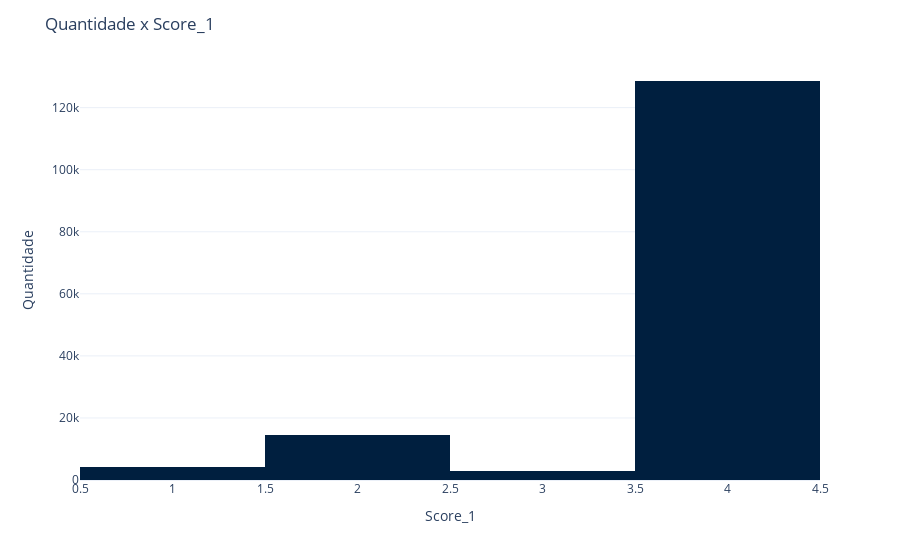

The cell this chart's notebook holds for it:
### Markdown cell above
As the variable score_1 ranges from 1 to 4, I will consider it categorical. Below is a bar chart representing this distribution.

### Code cell
import plotly.express as px
import plotly.graph_objects as go

# Assuming df is your DataFrame
fig = px.histogram(df, x='score_1', color_discrete_sequence=["#001F3F", "#AAAAAA", "#334C66", "#7D99A8", "#D0D0D0"])

fig.update_layout(
    template="plotly_white",
    xaxis_title="Score_1",
    yaxis_title="Quantidade",
    title="Quantidade x Score_1"
)

fig.show()

### Figure 1 — Plotly figure (JSON) as saved in the notebook; plotly's stock layout.template omitted (floating-point values rounded to 4 significant figures; data arrays with more than 128 entries replaced by an {"elided": "..."} marker saying what was removed)
{"data": [{"alignmentgroup": "True", "bingroup": "x", "hovertemplate": "score_1=%{x}<br>count=%{y}<extra></extra>", "legendgroup": "", "marker": {"color": "#001F3F", "pattern": {"shape": ""}}, "name": "", "offsetgroup": "", "orientation": "v", "showlegend": false, "type": "histogram", "x": {"elided": "150000 int values"}, "xaxis": "x", "yaxis": "y"}], "layout": {"barmode": "relative", "legend": {"tracegroupgap": 0}, "margin": {"t": 60}, "title": {"text": "Quantidade x Score_1"}, "xaxis": {"anchor": "y", "domain": [0, 1], "title": {"text": "Score_1"}}, "yaxis": {"anchor": "x", "domain": [0, 1], "title": {"text": "Quantidade"}}}}
